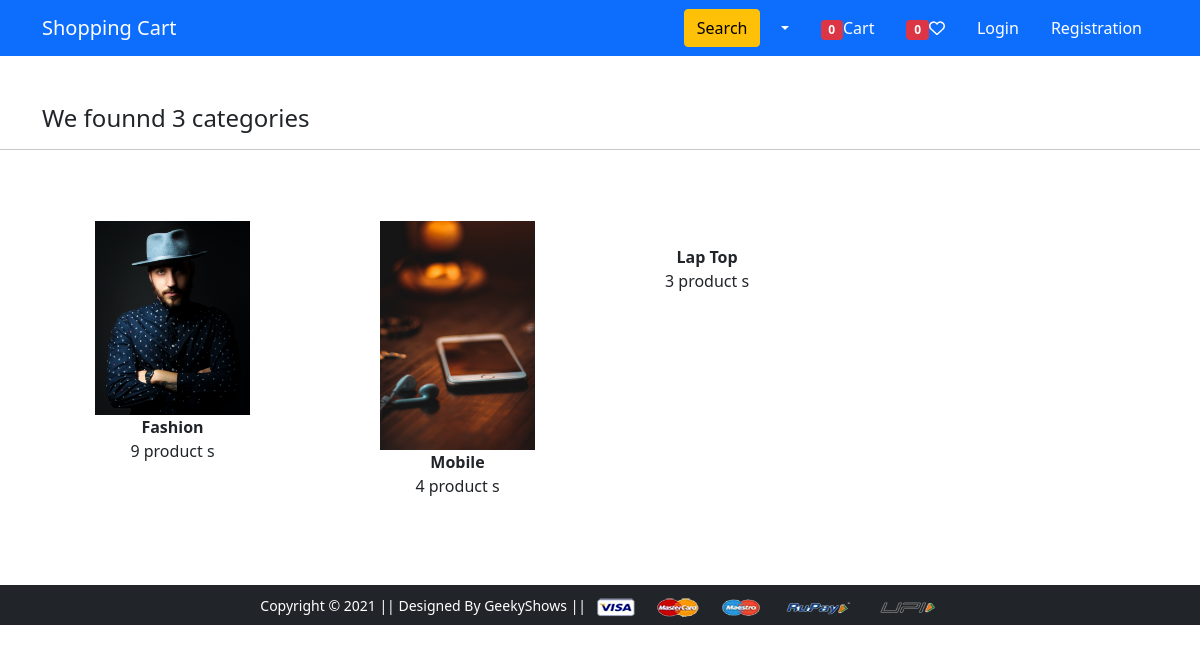
The page /category/ on the database its author committed.
### core/models.py (models this page shows, shortened)
class Cetogeory(models.Model):
    cid = models.CharField(
        max_length=22,
        unique=True,
        default=uuid.uuid4,
        editable=False
    )
    title = models.CharField(max_length=100)
    image = models.ImageField(upload_to='product')

### core/views.py (the view)
# urls.py: path('category/', views.category_list_view, name='category'),
def category_list_view(request):
  category = Cetogeory.objects.all()
  context = {
    'category':category
  }
  return render(request, 'app/category.html', context)

### core/context_proccessors.py (called while the page is built, shortened)
def default(request):
    categories = Cetogeory.objects.all()
    product = Product.objects.all()
    brand = Brand.objects.all()
    cart_count = 0
    wish_list_count = 0
    return {
        'categories': categories,
        'product': product,
        'brand': brand,
        'cart_count' :cart_count,
        'wish_list_count': wish_list_count
    }

### templates/app/category.html (shortened to what this page needs)
{% extends 'app/base.html' %}
{% load static %}
{% block main-content %}
<div class="mt-5">
    <h4 class="container">We founnd {{category.count}} categories</h4>
    <hr>
   <div class="container my-5">
    <div class="row">
     {% for c in category %}
     <div class="col-sm-3">
      <div class=" container mb-3">
        <div class="card-body hover">
         <a href="{% url 'app:category_product_list' c.cid %}" class="btn">
         <img src="{{ c.image.url }}" alt="" width="100%"><br>
           <span class="fw-bold">{{c.title}}</span><br>
           <span class=""> {{c.category.count}} product {{c.category.count|pluralize}} </span></a>
         </div>
       </div>
     </div>
     {% endfor %}
     </div>
     </div>
     </div>
{% endblock main-content %}

### rows shown on the page
Cetogeory: image (picture), title "Fashion", category.count "9"
Cetogeory: image (picture), title "Mobile", category.count "4"
Cetogeory: title "Lap Top", category.count "3"

### other values the page prints
{{ cart_count }} "0"
{{ wish_list_count }} "0"
{{ category.count }} "3"
